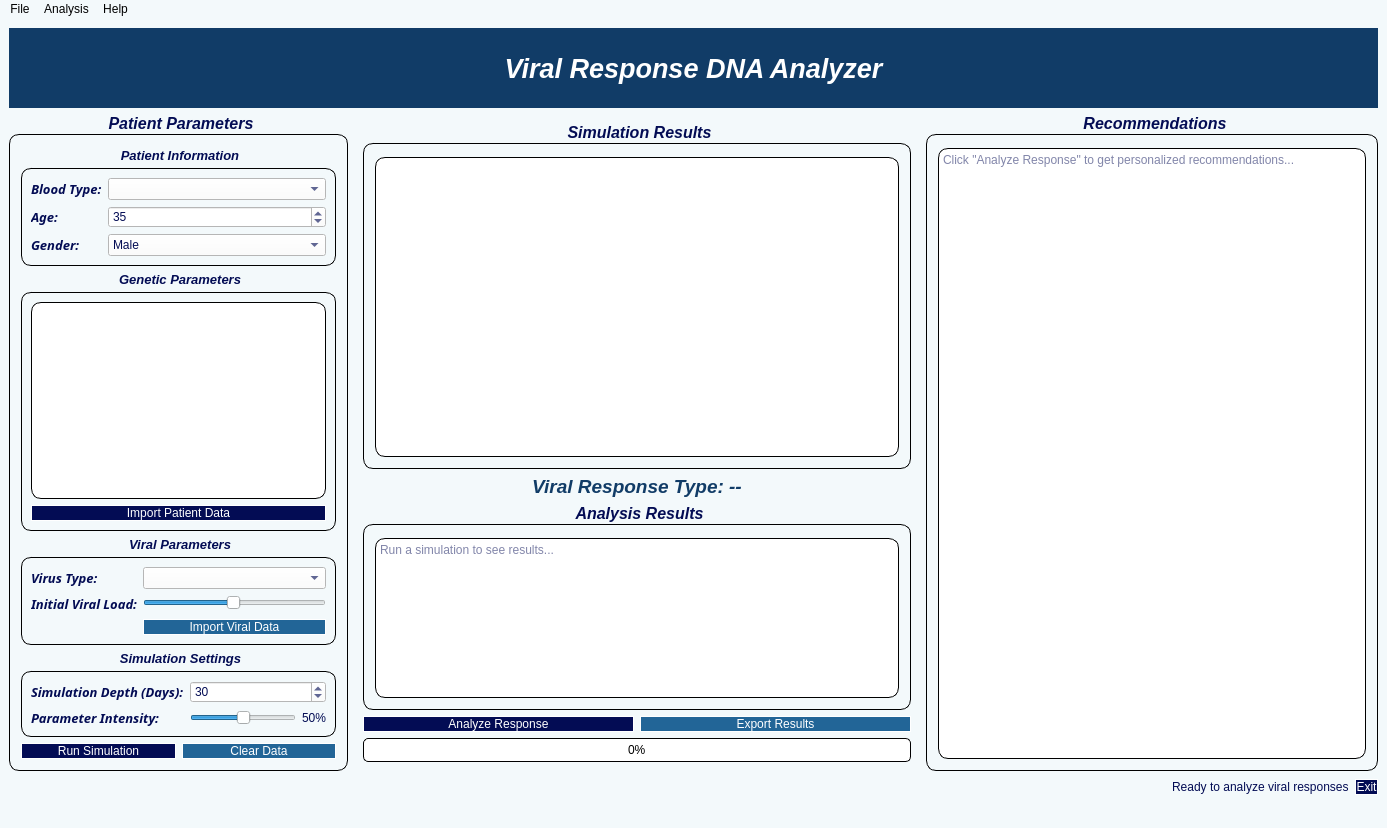
<?xml version="1.0" encoding="UTF-8"?>
<ui version="4.0">
 <class>DnaWindow</class>
 <widget class="QMainWindow" name="DnaWindow">
  <property name="geometry">
   <rect>
    <x>0</x>
    <y>0</y>
    <width>1387</width>
    <height>828</height>
   </rect>
  </property>
  <property name="windowTitle">
   <string>Viral Response DNA Analyzer</string>
  </property>
  <property name="styleSheet">
   <string notr="true">background-color: rgb(243, 249, 251);</string>
  </property>
  <widget class="QWidget" name="centralwidget">
   <layout class="QVBoxLayout" name="verticalLayout">
    <item>
     <widget class="QLabel" name="headerLabel">
      <property name="minimumSize">
       <size>
        <width>0</width>
        <height>80</height>
       </size>
      </property>
      <property name="font">
       <font>
        <pointsize>20</pointsize>
        <italic>true</italic>
        <bold>true</bold>
       </font>
      </property>
      <property name="styleSheet">
       <string notr="true">background-color: rgb(17, 60, 103);
color: rgb(255, 255, 255);</string>
      </property>
      <property name="text">
       <string>Viral Response DNA Analyzer</string>
      </property>
      <property name="alignment">
       <set>Qt::AlignmentFlag::AlignCenter</set>
      </property>
     </widget>
    </item>
    <item>
     <layout class="QHBoxLayout" name="mainLayout">
      <item>
       <widget class="QGroupBox" name="inputGroupBox">
        <property name="sizePolicy">
         <sizepolicy hsizetype="Preferred" vsizetype="Preferred">
          <horstretch>3</horstretch>
          <verstretch>0</verstretch>
         </sizepolicy>
        </property>
        <property name="minimumSize">
         <size>
          <width>300</width>
          <height>0</height>
         </size>
        </property>
        <property name="maximumSize">
         <size>
          <width>350</width>
          <height>16777215</height>
         </size>
        </property>
        <property name="font">
         <font>
          <pointsize>12</pointsize>
          <italic>true</italic>
          <bold>true</bold>
         </font>
        </property>
        <property name="styleSheet">
         <string notr="true">QGroupBox {
    border: 1px solid black;
    border-radius: 10px;
    margin-top: 20px;
}
QGroupBox::title {
    subcontrol-origin: margin;
    subcontrol-position: top center;
    padding: 0 10px;
    background-color: rgb(243, 249, 251);
    color: #030C54;
}</string>
        </property>
        <property name="title">
         <string>Patient Parameters</string>
        </property>
        <layout class="QVBoxLayout" name="verticalLayout_2">
         <item>
          <widget class="QGroupBox" name="patientGroupBox">
           <property name="font">
            <font>
             <pointsize>10</pointsize>
             <italic>true</italic>
             <bold>true</bold>
            </font>
           </property>
           <property name="styleSheet">
            <string notr="true">QGroupBox {
    border: 1px solid black;
    border-radius: 10px;
    margin-top: 20px;
}
QGroupBox::title {
    subcontrol-origin: margin;
    subcontrol-position: top center;
    padding: 0 10px;
    background-color: rgb(243, 249, 251);
    color: #030C54;
}</string>
           </property>
           <property name="title">
            <string>Patient Information</string>
           </property>
           <layout class="QFormLayout" name="formLayout">
            <item row="0" column="0">
             <widget class="QLabel" name="bloodTypeLabel">
              <property name="font">
               <font>
                <family>Perpetua</family>
                <pointsize>10</pointsize>
                <italic>true</italic>
                <bold>true</bold>
               </font>
              </property>
              <property name="styleSheet">
               <string notr="true">color:#030C54;</string>
              </property>
              <property name="text">
               <string>Blood Type:</string>
              </property>
             </widget>
            </item>
            <item row="0" column="1">
             <widget class="QComboBox" name="bloodTypeComboBox">
              <property name="styleSheet">
               <string notr="true">background-color: rgb(255, 255, 255);
color: #030C54;</string>
              </property>
             </widget>
            </item>
            <item row="1" column="0">
             <widget class="QLabel" name="ageLabel">
              <property name="font">
               <font>
                <family>Perpetua</family>
                <pointsize>10</pointsize>
                <italic>true</italic>
                <bold>true</bold>
               </font>
              </property>
              <property name="styleSheet">
               <string notr="true">color:#030C54;</string>
              </property>
              <property name="text">
               <string>Age:</string>
              </property>
             </widget>
            </item>
            <item row="1" column="1">
             <widget class="QSpinBox" name="ageSpinBox">
              <property name="styleSheet">
               <string notr="true">background-color: rgb(255, 255, 255);
color: #030C54;</string>
              </property>
              <property name="minimum">
               <number>1</number>
              </property>
              <property name="maximum">
               <number>120</number>
              </property>
              <property name="value">
               <number>35</number>
              </property>
             </widget>
            </item>
            <item row="2" column="0">
             <widget class="QLabel" name="genderLabel">
              <property name="font">
               <font>
                <family>Perpetua</family>
                <pointsize>10</pointsize>
                <italic>true</italic>
                <bold>true</bold>
               </font>
              </property>
              <property name="styleSheet">
               <string notr="true">color:#030C54;</string>
              </property>
              <property name="text">
               <string>Gender:</string>
              </property>
             </widget>
            </item>
            <item row="2" column="1">
             <widget class="QComboBox" name="genderComboBox">
              <property name="styleSheet">
               <string notr="true">background-color: rgb(255, 255, 255);
color: #030C54;</string>
              </property>
              <item>
               <property name="text">
                <string>Male</string>
               </property>
              </item>
              <item>
               <property name="text">
                <string>Female</string>
               </property>
              </item>
              <item>
               <property name="text">
                <string>Other</string>
               </property>
              </item>
             </widget>
            </item>
           </layout>
          </widget>
         </item>
         <item>
          <widget class="QGroupBox" name="geneticGroupBox">
           <property name="font">
            <font>
             <pointsize>10</pointsize>
             <italic>true</italic>
             <bold>true</bold>
            </font>
           </property>
           <property name="styleSheet">
            <string notr="true">QGroupBox {
    border: 1px solid black;
    border-radius: 10px;
    margin-top: 20px;
}
QGroupBox::title {
    subcontrol-origin: margin;
    subcontrol-position: top center;
    padding: 0 10px;
    background-color: rgb(243, 249, 251);
    color: #030C54;
}</string>
           </property>
           <property name="title">
            <string>Genetic Parameters</string>
           </property>
           <layout class="QVBoxLayout" name="verticalLayout_3">
            <item>
             <widget class="QTextEdit" name="patientInfoTextEdit">
              <property name="styleSheet">
               <string notr="true">background-color: rgb(255, 255, 255);
color: #030C54;
border:1px solid black;
border-radius:10px;</string>
              </property>
              <property name="readOnly">
               <bool>true</bool>
              </property>
             </widget>
            </item>
            <item>
             <widget class="QPushButton" name="importPatientDataButton">
              <property name="styleSheet">
               <string notr="true">border:1px solid white;
border-radius:20px;
background-color:#030C54;
color:white</string>
              </property>
              <property name="text">
               <string>Import Patient Data</string>
              </property>
             </widget>
            </item>
           </layout>
          </widget>
         </item>
         <item>
          <widget class="QGroupBox" name="viralGroupBox">
           <property name="font">
            <font>
             <pointsize>10</pointsize>
             <italic>true</italic>
             <bold>true</bold>
            </font>
           </property>
           <property name="styleSheet">
            <string notr="true">QGroupBox {
    border: 1px solid black;
    border-radius: 10px;
    margin-top: 20px;
}
QGroupBox::title {
    subcontrol-origin: margin;
    subcontrol-position: top center;
    padding: 0 10px;
    background-color: rgb(243, 249, 251);
    color: #030C54;
}</string>
           </property>
           <property name="title">
            <string>Viral Parameters</string>
           </property>
           <layout class="QFormLayout" name="formLayout_2">
            <item row="0" column="0">
             <widget class="QLabel" name="virusTypeLabel">
              <property name="font">
               <font>
                <family>Perpetua</family>
                <pointsize>10</pointsize>
                <italic>true</italic>
                <bold>true</bold>
               </font>
              </property>
              <property name="styleSheet">
               <string notr="true">color:#030C54;</string>
              </property>
              <property name="text">
               <string>Virus Type:</string>
              </property>
             </widget>
            </item>
            <item row="0" column="1">
             <widget class="QComboBox" name="virusTypeComboBox">
              <property name="styleSheet">
               <string notr="true">background-color: rgb(255, 255, 255);
color: #030C54;</string>
              </property>
             </widget>
            </item>
            <item row="1" column="0">
             <widget class="QLabel" name="viralLoadLabel">
              <property name="font">
               <font>
                <family>Perpetua</family>
                <pointsize>10</pointsize>
                <italic>true</italic>
                <bold>true</bold>
               </font>
              </property>
              <property name="styleSheet">
               <string notr="true">color:#030C54;</string>
              </property>
              <property name="text">
               <string>Initial Viral Load:</string>
              </property>
             </widget>
            </item>
            <item row="1" column="1">
             <widget class="QSlider" name="viralLoadSlider">
              <property name="styleSheet">
               <string notr="true">color: #030C54;</string>
              </property>
              <property name="minimum">
               <number>1</number>
              </property>
              <property name="maximum">
               <number>100</number>
              </property>
              <property name="value">
               <number>50</number>
              </property>
              <property name="orientation">
               <enum>Qt::Orientation::Horizontal</enum>
              </property>
             </widget>
            </item>
            <item row="2" column="1">
             <widget class="QPushButton" name="importViralDataButton">
              <property name="styleSheet">
               <string notr="true">border:1px solid white;
border-radius:20px;
background-color:#226597;
color:white</string>
              </property>
              <property name="text">
               <string>Import Viral Data</string>
              </property>
             </widget>
            </item>
           </layout>
          </widget>
         </item>
         <item>
          <widget class="QGroupBox" name="simulationGroupBox">
           <property name="font">
            <font>
             <pointsize>10</pointsize>
             <italic>true</italic>
             <bold>true</bold>
            </font>
           </property>
           <property name="styleSheet">
            <string notr="true">QGroupBox {
    border: 1px solid black;
    border-radius: 10px;
    margin-top: 20px;
}
QGroupBox::title {
    subcontrol-origin: margin;
    subcontrol-position: top center;
    padding: 0 10px;
    background-color: rgb(243, 249, 251);
    color: #030C54;
}</string>
           </property>
           <property name="title">
            <string>Simulation Settings</string>
           </property>
           <layout class="QFormLayout" name="formLayout_4">
            <item row="0" column="0">
             <widget class="QLabel" name="simulationDepthLabel">
              <property name="font">
               <font>
                <family>Perpetua</family>
                <pointsize>10</pointsize>
                <italic>true</italic>
                <bold>true</bold>
               </font>
              </property>
              <property name="styleSheet">
               <string notr="true">color:#030C54;</string>
              </property>
              <property name="text">
               <string>Simulation Depth (Days):</string>
              </property>
             </widget>
            </item>
            <item row="0" column="1">
             <widget class="QSpinBox" name="simulationDepthSpinBox">
              <property name="styleSheet">
               <string notr="true">background-color: rgb(255, 255, 255);
color: #030C54;</string>
              </property>
              <property name="minimum">
               <number>1</number>
              </property>
              <property name="maximum">
               <number>100</number>
              </property>
              <property name="value">
               <number>30</number>
              </property>
             </widget>
            </item>
            <item row="1" column="0">
             <widget class="QLabel" name="parametersLabel">
              <property name="font">
               <font>
                <family>Perpetua</family>
                <pointsize>10</pointsize>
                <italic>true</italic>
                <bold>true</bold>
               </font>
              </property>
              <property name="styleSheet">
               <string notr="true">color:#030C54;</string>
              </property>
              <property name="text">
               <string>Parameter Intensity:</string>
              </property>
             </widget>
            </item>
            <item row="1" column="1">
             <layout class="QHBoxLayout" name="horizontalLayout">
              <item>
               <widget class="QSlider" name="parametersSlider">
                <property name="value">
                 <number>50</number>
                </property>
                <property name="orientation">
                 <enum>Qt::Orientation::Horizontal</enum>
                </property>
               </widget>
              </item>
              <item>
               <widget class="QLabel" name="parameterValueLabel">
                <property name="styleSheet">
                 <string notr="true">color:#030C54;</string>
                </property>
                <property name="text">
                 <string>50%</string>
                </property>
               </widget>
              </item>
             </layout>
            </item>
           </layout>
          </widget>
         </item>
         <item>
          <layout class="QHBoxLayout" name="buttonLayout">
           <item>
            <widget class="QPushButton" name="runSimulationButton">
             <property name="styleSheet">
              <string notr="true">border:1px solid white;
border-radius:20px;
background-color:#030C54;
color:white</string>
             </property>
             <property name="text">
              <string>Run Simulation</string>
             </property>
            </widget>
           </item>
           <item>
            <widget class="QPushButton" name="clearDataButton">
             <property name="styleSheet">
              <string notr="true">border:1px solid white;
border-radius:20px;
background-color:#226597;
color:white</string>
             </property>
             <property name="text">
              <string>Clear Data</string>
             </property>
            </widget>
           </item>
          </layout>
         </item>
        </layout>
       </widget>
      </item>
      <item>
       <widget class="QWidget" name="resultsWidget" native="true">
        <property name="sizePolicy">
         <sizepolicy hsizetype="Preferred" vsizetype="Preferred">
          <horstretch>5</horstretch>
          <verstretch>0</verstretch>
         </sizepolicy>
        </property>
        <layout class="QVBoxLayout" name="verticalLayout_4">
         <item>
          <widget class="QGroupBox" name="resultsGroupBox">
           <property name="font">
            <font>
             <pointsize>12</pointsize>
             <italic>true</italic>
             <bold>true</bold>
            </font>
           </property>
           <property name="styleSheet">
            <string notr="true">QGroupBox {
    border: 1px solid black;
    border-radius: 10px;
    margin-top: 20px;
}
QGroupBox::title {
    subcontrol-origin: margin;
    subcontrol-position: top center;
    padding: 0 10px;
    background-color: rgb(243, 249, 251);
    color: #030C54;
}</string>
           </property>
           <property name="title">
            <string>Simulation Results</string>
           </property>
           <layout class="QVBoxLayout" name="verticalLayout_5">
            <item>
             <widget class="QWidget" name="chartsWidget" native="true">
              <property name="minimumSize">
               <size>
                <width>0</width>
                <height>300</height>
               </size>
              </property>
              <property name="styleSheet">
               <string notr="true">background-color: rgb(255, 255, 255);
border:1px solid black;
border-radius:10px;</string>
              </property>
              <layout class="QGridLayout" name="chartsLayout"/>
             </widget>
            </item>
           </layout>
          </widget>
         </item>
         <item>
          <widget class="QLabel" name="responseTypeLabel">
           <property name="font">
            <font>
             <pointsize>14</pointsize>
             <italic>true</italic>
             <bold>true</bold>
            </font>
           </property>
           <property name="styleSheet">
            <string notr="true">color: rgb(17, 60, 103);</string>
           </property>
           <property name="text">
            <string>Viral Response Type: --</string>
           </property>
           <property name="alignment">
            <set>Qt::AlignmentFlag::AlignCenter</set>
           </property>
          </widget>
         </item>
         <item>
          <widget class="QGroupBox" name="analysisGroupBox">
           <property name="font">
            <font>
             <pointsize>12</pointsize>
             <italic>true</italic>
             <bold>true</bold>
            </font>
           </property>
           <property name="styleSheet">
            <string notr="true">QGroupBox {
    border: 1px solid black;
    border-radius: 10px;
    margin-top: 20px;
}
QGroupBox::title {
    subcontrol-origin: margin;
    subcontrol-position: top center;
    padding: 0 10px;
    background-color: rgb(243, 249, 251);
    color: #030C54;
}</string>
           </property>
           <property name="title">
            <string>Analysis Results</string>
           </property>
           <layout class="QVBoxLayout" name="verticalLayout_7">
            <item>
             <widget class="QTextEdit" name="resultsTextEdit">
              <property name="styleSheet">
               <string notr="true">background-color: rgb(255, 255, 255);
color: #030C54;
border:1px solid black;
border-radius:10px;</string>
              </property>
              <property name="readOnly">
               <bool>true</bool>
              </property>
              <property name="placeholderText">
               <string>Run a simulation to see results...</string>
              </property>
             </widget>
            </item>
           </layout>
          </widget>
         </item>
         <item>
          <layout class="QHBoxLayout" name="resultButtonsLayout">
           <item>
            <widget class="QPushButton" name="analyzeResponseButton">
             <property name="styleSheet">
              <string notr="true">border:1px solid white;
border-radius:20px;
background-color:#030C54;
color:white</string>
             </property>
             <property name="text">
              <string>Analyze Response</string>
             </property>
            </widget>
           </item>
           <item>
            <widget class="QPushButton" name="exportPdfButton">
             <property name="styleSheet">
              <string notr="true">border:1px solid white;
border-radius:20px;
background-color:#226597;
color:white</string>
             </property>
             <property name="text">
              <string>Export Results</string>
             </property>
            </widget>
           </item>
          </layout>
         </item>
         <item>
          <widget class="QProgressBar" name="simulationProgressBar">
           <property name="styleSheet">
            <string notr="true">QProgressBar {
    border: 1px solid black;
    border-radius: 5px;
    text-align: center;
    background-color: rgb(255, 255, 255);
}

QProgressBar::chunk {
    background-color: rgb(17, 60, 103);
}</string>
           </property>
           <property name="value">
            <number>0</number>
           </property>
          </widget>
         </item>
        </layout>
       </widget>
      </item>
      <item>
       <widget class="QGroupBox" name="recommendationsGroupBox">
        <property name="sizePolicy">
         <sizepolicy hsizetype="Preferred" vsizetype="Preferred">
          <horstretch>4</horstretch>
          <verstretch>0</verstretch>
         </sizepolicy>
        </property>
        <property name="minimumSize">
         <size>
          <width>300</width>
          <height>0</height>
         </size>
        </property>
        <property name="font">
         <font>
          <pointsize>12</pointsize>
          <italic>true</italic>
          <bold>true</bold>
         </font>
        </property>
        <property name="styleSheet">
         <string notr="true">QGroupBox {
    border: 1px solid black;
    border-radius: 10px;
    margin-top: 20px;
}
QGroupBox::title {
    subcontrol-origin: margin;
    subcontrol-position: top center;
    padding: 0 10px;
    background-color: rgb(243, 249, 251);
    color: #030C54;
}</string>
        </property>
        <property name="title">
         <string>Recommendations</string>
        </property>
        <layout class="QVBoxLayout" name="verticalLayout_6">
         <item>
          <widget class="QTextEdit" name="recommendationsTextEdit">
           <property name="styleSheet">
            <string notr="true">background-color: rgb(255, 255, 255);
color: #030C54;
border:1px solid black;
border-radius:10px;</string>
           </property>
           <property name="readOnly">
            <bool>true</bool>
           </property>
           <property name="placeholderText">
            <string>Click &quot;Analyze Response&quot; to get personalized recommendations...</string>
           </property>
          </widget>
         </item>
        </layout>
       </widget>
      </item>
     </layout>
    </item>
    <item>
     <layout class="QHBoxLayout" name="footerLayout">
      <item>
       <spacer name="horizontalSpacer">
        <property name="orientation">
         <enum>Qt::Orientation::Horizontal</enum>
        </property>
        <property name="sizeHint" stdset="0">
         <size>
          <width>40</width>
          <height>20</height>
         </size>
        </property>
       </spacer>
      </item>
      <item>
       <widget class="QLabel" name="statusLabel">
        <property name="styleSheet">
         <string notr="true">color: #030C54;</string>
        </property>
        <property name="text">
         <string>Ready to analyze viral responses</string>
        </property>
       </widget>
      </item>
      <item>
       <widget class="QPushButton" name="exitButton">
        <property name="styleSheet">
         <string notr="true">border:1px solid white;
border-radius:20px;
background-color:#030C54;
color:white</string>
        </property>
        <property name="text">
         <string>Exit</string>
        </property>
       </widget>
      </item>
     </layout>
    </item>
   </layout>
  </widget>
  <widget class="QMenuBar" name="menubar">
   <property name="geometry">
    <rect>
     <x>0</x>
     <y>0</y>
     <width>1387</width>
     <height>25</height>
    </rect>
   </property>
   <widget class="QMenu" name="menuFile">
    <property name="title">
     <string>File</string>
    </property>
    <addaction name="actionImportPatientData"/>
    <addaction name="actionImportViralData"/>
    <addaction name="separator"/>
    <addaction name="actionExportResults"/>
    <addaction name="separator"/>
    <addaction name="actionQuit"/>
   </widget>
   <widget class="QMenu" name="menuAnalysis">
    <property name="title">
     <string>Analysis</string>
    </property>
    <addaction name="actionRunSimulation"/>
    <addaction name="actionAnalyzeResponse"/>
    <addaction name="separator"/>
    <addaction name="actionClearData"/>
   </widget>
   <widget class="QMenu" name="menuHelp">
    <property name="title">
     <string>Help</string>
    </property>
    <addaction name="actionAbout"/>
    <addaction name="actionDocumentation"/>
   </widget>
   <addaction name="menuFile"/>
   <addaction name="menuAnalysis"/>
   <addaction name="menuHelp"/>
  </widget>
  <widget class="QStatusBar" name="statusbar"/>
  <action name="actionImportPatientData">
   <property name="text">
    <string>Import Patient Data...</string>
   </property>
  </action>
  <action name="actionImportViralData">
   <property name="text">
    <string>Import Viral Data...</string>
   </property>
  </action>
  <action name="actionExportResults">
   <property name="text">
    <string>Export Results...</string>
   </property>
  </action>
  <action name="actionQuit">
   <property name="text">
    <string>Quit</string>
   </property>
  </action>
  <action name="actionRunSimulation">
   <property name="text">
    <string>Run Simulation</string>
   </property>
  </action>
  <action name="actionAnalyzeResponse">
   <property name="text">
    <string>Analyze Response</string>
   </property>
  </action>
  <action name="actionClearData">
   <property name="text">
    <string>Clear Data</string>
   </property>
  </action>
  <action name="actionAbout">
   <property name="text">
    <string>About</string>
   </property>
  </action>
  <action name="actionDocumentation">
   <property name="text">
    <string>Documentation</string>
   </property>
  </action>
 </widget>
 <resources/>
 <connections/>
</ui>
